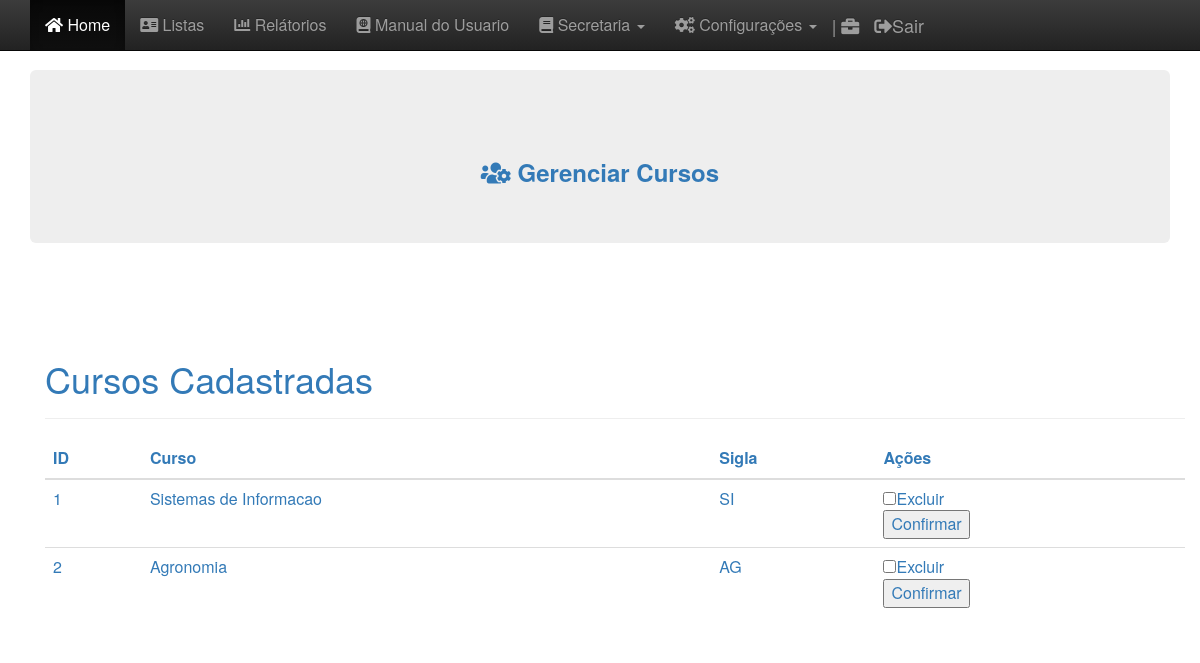
The page /sga/gerenciar_cursos.php on the database as committed earlier.
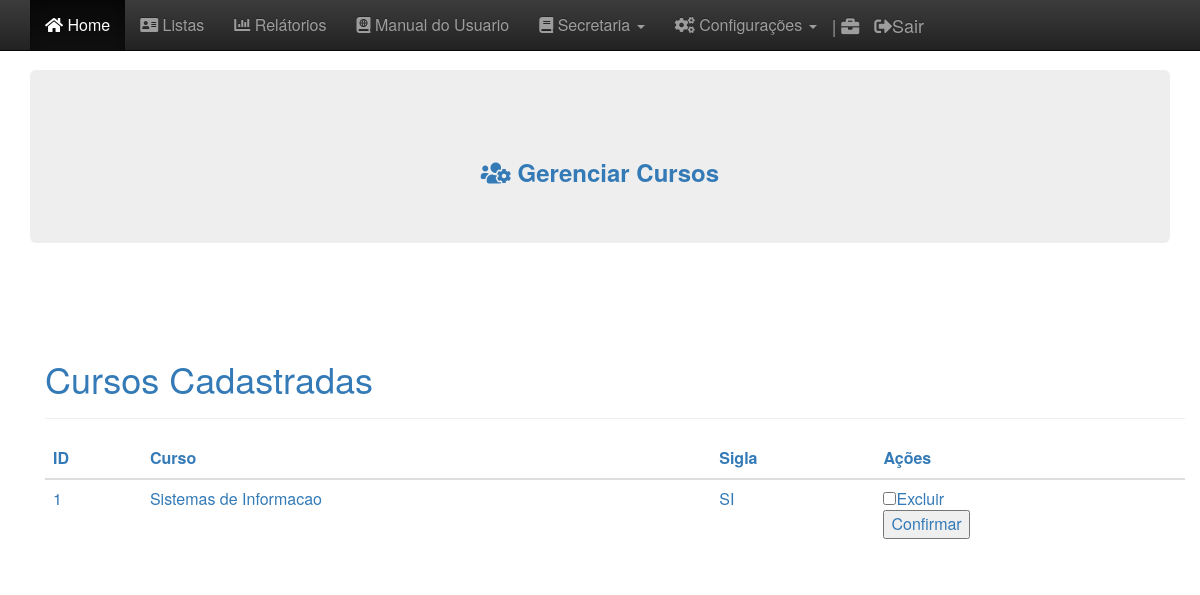
The same page on the database as committed later.
### tables this page shows
CREATE TABLE `curso` (
  `cod_curso` int(11) NOT NULL,
  `nome` varchar(30) NOT NULL,
  `sigla` varchar(4) NOT NULL
);

### sga/gerenciar_cursos.php (the view, shortened to what this page needs)
<!DOCTYPE html>
<html lang="pt-br">
<head>
  <link href="css/bootstrap.min.css" rel="stylesheet">
  <link href="bootstrap-theme.min.css" rel="stylesheet">
  <link href="theme.css" rel="stylesheet">
  <link rel="stylesheet" href="https://use.fontawesome.com/releases/v5.4.2/css/all.css">
  <link href="css/ie10-viewport-bug-workaround.css" rel="stylesheet">
</head>
<body role="document">
  <?php
  		include_once("menu_admin2.php");
  	?>
  <div class="container theme-showcase" role="main">
    <div class="jumbotron">
      <section class="sombra">
        <hr>
        <CENTER>
          <h3><strong> <i class="fas fa-users-cog"></i> Gerenciar Cursos</strong> </h3>
        </CENTER>
      </section>
      <a class="navbar-brand">
        <a class="navbar-brand"></a>
    </div>
    <br><br>
    <div class="container theme-showcase" role="main">
      <div class="page-header">
        <h1>Cursos Cadastradas </h1>
      </div>
      <div class="row">
        <div class="col-md-12">
          <table class="table">
            <thead>
              <tr>
                <th>ID</th>
                <th>Curso</th>
                <th>Sigla</th>
                <th>Ações</th>
              </tr>
            </thead>
            <tbody>
              <?php
                include"conexao.php";
                $sql = 'SELECT * FROM curso ORDER BY cod_curso';
                $resultado = mysqli_query($con, $sql) ;
                  ?>
            <tbody>
              <?php foreach($resultado as $dado) : ?>
              <tr>
                <td>
                  <?=$dado['cod_curso']?>
                </td>
                <td>
                  <?=$dado['nome']?>
                </td>
                <td>
                  <?=$dado['sigla']?>
                </td>
                <td>
                  <form method="POST" action="excluir_curso.php">
                    <input type="checkbox" name="cod_curso" value="<?=$dado['cod_curso']?>">Excluir<br>
                    <input type="submit" value="Confirmar">
                  </form>
                </td>
              </tr>
              <?php endforeach; ?>
        </div>
      </div>
    </div>
  </div>
</body>
</html>

Rows that differ between the two databases and show on the page:
removed curso: cod_curso "2", nome "Agronomia", sigla "AG"
